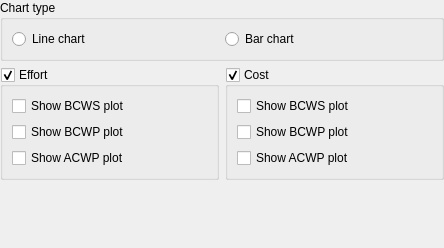
<?xml version="1.0" encoding="UTF-8"?>
<ui version="4.0">
 <class>KPlato::PerformanceStatusViewSettingsPanel</class>
 <widget class="QWidget" name="KPlato::PerformanceStatusViewSettingsPanel">
  <property name="geometry">
   <rect>
    <x>0</x>
    <y>0</y>
    <width>444</width>
    <height>248</height>
   </rect>
  </property>
  <layout class="QVBoxLayout" name="verticalLayout">
   <property name="margin">
    <number>0</number>
   </property>
   <item>
    <widget class="QGroupBox" name="groupBox">
     <property name="title">
      <string>Chart type</string>
     </property>
     <layout class="QHBoxLayout" name="horizontalLayout_2">
      <item>
       <widget class="QRadioButton" name="ui_linechart">
        <property name="text">
         <string>Line chart</string>
        </property>
       </widget>
      </item>
      <item>
       <widget class="QRadioButton" name="ui_barchart">
        <property name="text">
         <string>Bar chart</string>
        </property>
       </widget>
      </item>
     </layout>
    </widget>
   </item>
   <item>
    <widget class="QWidget" name="widget" native="true">
     <layout class="QHBoxLayout" name="horizontalLayout">
      <property name="margin">
       <number>0</number>
      </property>
      <item>
       <widget class="QGroupBox" name="ui_effort">
        <property name="title">
         <string>Effort</string>
        </property>
        <property name="flat">
         <bool>false</bool>
        </property>
        <property name="checkable">
         <bool>true</bool>
        </property>
        <layout class="QGridLayout" name="gridLayout_2">
         <item row="0" column="0" colspan="2">
          <widget class="QCheckBox" name="ui_bcwsEffort">
           <property name="text">
            <string>Show BCWS plot</string>
           </property>
          </widget>
         </item>
         <item row="2" column="0">
          <widget class="QCheckBox" name="ui_acwpEffort">
           <property name="text">
            <string>Show ACWP plot</string>
           </property>
          </widget>
         </item>
         <item row="1" column="0">
          <widget class="QCheckBox" name="ui_bcwpEffort">
           <property name="text">
            <string>Show BCWP plot</string>
           </property>
          </widget>
         </item>
        </layout>
       </widget>
      </item>
      <item>
       <widget class="QGroupBox" name="ui_cost">
        <property name="title">
         <string>Cost</string>
        </property>
        <property name="flat">
         <bool>false</bool>
        </property>
        <property name="checkable">
         <bool>true</bool>
        </property>
        <property name="checked">
         <bool>true</bool>
        </property>
        <layout class="QGridLayout" name="gridLayout_3">
         <item row="0" column="0" colspan="2">
          <widget class="QCheckBox" name="ui_bcwsCost">
           <property name="text">
            <string>Show BCWS plot</string>
           </property>
          </widget>
         </item>
         <item row="1" column="0">
          <widget class="QCheckBox" name="ui_bcwpCost">
           <property name="text">
            <string>Show BCWP plot</string>
           </property>
          </widget>
         </item>
         <item row="2" column="0">
          <widget class="QCheckBox" name="ui_acwpCost">
           <property name="text">
            <string>Show ACWP plot</string>
           </property>
          </widget>
         </item>
        </layout>
       </widget>
      </item>
     </layout>
    </widget>
   </item>
   <item>
    <spacer name="verticalSpacer">
     <property name="orientation">
      <enum>Qt::Vertical</enum>
     </property>
     <property name="sizeHint" stdset="0">
      <size>
       <width>20</width>
       <height>40</height>
      </size>
     </property>
    </spacer>
   </item>
  </layout>
 </widget>
 <resources/>
 <connections/>
</ui>
